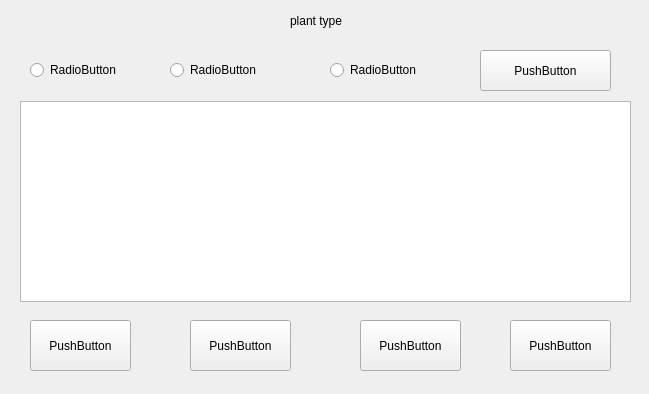
<?xml version="1.0" encoding="UTF-8"?>
<ui version="4.0">
 <class>Form</class>
 <widget class="QWidget" name="Form">
  <property name="geometry">
   <rect>
    <x>0</x>
    <y>0</y>
    <width>649</width>
    <height>394</height>
   </rect>
  </property>
  <property name="windowTitle">
   <string>Form</string>
  </property>
  <widget class="QRadioButton" name="radioButton">
   <property name="geometry">
    <rect>
     <x>30</x>
     <y>60</y>
     <width>99</width>
     <height>20</height>
    </rect>
   </property>
   <property name="text">
    <string>RadioButton</string>
   </property>
  </widget>
  <widget class="QRadioButton" name="radioButton_2">
   <property name="geometry">
    <rect>
     <x>170</x>
     <y>60</y>
     <width>99</width>
     <height>20</height>
    </rect>
   </property>
   <property name="text">
    <string>RadioButton</string>
   </property>
  </widget>
  <widget class="QRadioButton" name="radioButton_3">
   <property name="geometry">
    <rect>
     <x>330</x>
     <y>60</y>
     <width>99</width>
     <height>20</height>
    </rect>
   </property>
   <property name="text">
    <string>RadioButton</string>
   </property>
  </widget>
  <widget class="QLabel" name="label">
   <property name="geometry">
    <rect>
     <x>290</x>
     <y>10</y>
     <width>71</width>
     <height>21</height>
    </rect>
   </property>
   <property name="text">
    <string>plant type</string>
   </property>
  </widget>
  <widget class="QPushButton" name="pushButton">
   <property name="geometry">
    <rect>
     <x>480</x>
     <y>50</y>
     <width>131</width>
     <height>41</height>
    </rect>
   </property>
   <property name="text">
    <string>PushButton</string>
   </property>
  </widget>
  <widget class="QTableView" name="tableView">
   <property name="geometry">
    <rect>
     <x>20</x>
     <y>101</y>
     <width>611</width>
     <height>201</height>
    </rect>
   </property>
  </widget>
  <widget class="QPushButton" name="pushButton_2">
   <property name="geometry">
    <rect>
     <x>30</x>
     <y>320</y>
     <width>101</width>
     <height>51</height>
    </rect>
   </property>
   <property name="text">
    <string>PushButton</string>
   </property>
  </widget>
  <widget class="QPushButton" name="pushButton_3">
   <property name="geometry">
    <rect>
     <x>190</x>
     <y>320</y>
     <width>101</width>
     <height>51</height>
    </rect>
   </property>
   <property name="text">
    <string>PushButton</string>
   </property>
  </widget>
  <widget class="QPushButton" name="pushButton_4">
   <property name="geometry">
    <rect>
     <x>360</x>
     <y>320</y>
     <width>101</width>
     <height>51</height>
    </rect>
   </property>
   <property name="text">
    <string>PushButton</string>
   </property>
  </widget>
  <widget class="QPushButton" name="pushButton_5">
   <property name="geometry">
    <rect>
     <x>510</x>
     <y>320</y>
     <width>101</width>
     <height>51</height>
    </rect>
   </property>
   <property name="text">
    <string>PushButton</string>
   </property>
  </widget>
 </widget>
 <resources/>
 <connections/>
</ui>
